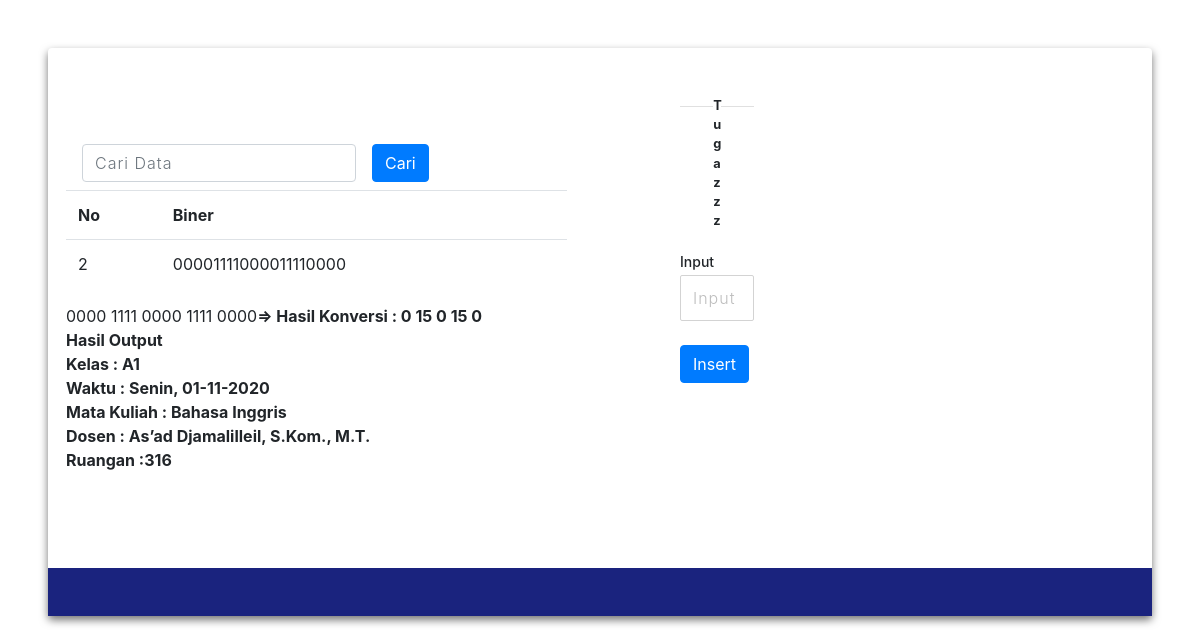
Screenshot of /hasil.php?cari=00001111000011110000 with the database file from the repository.
### tables this page shows
CREATE TABLE `tugas` (
  `no` int(11) NOT NULL,
  `hasil` varchar(20) NOT NULL
);

CREATE TABLE `kelas` (
  `id` int(11) NOT NULL,
  `kelas` varchar(10) NOT NULL
);

CREATE TABLE `waktu` (
  `id` int(11) NOT NULL,
  `waktu` varchar(50) NOT NULL
);

CREATE TABLE `matkul` (
  `id` int(11) NOT NULL,
  `matkul` varchar(20) NOT NULL
);

CREATE TABLE `dosen` (
  `id` int(11) NOT NULL,
  `dosen` varchar(50) NOT NULL
);

CREATE TABLE `ruangan` (
  `id` int(11) NOT NULL,
  `ruangan` varchar(20) NOT NULL
);

### hasil.php (the view, shortened to what this page needs)
<!DOCTYPE html>
<html lang="en">
<head>
    <link rel="stylesheet" href="style.css">
    <link rel="stylesheet" href="https://stackpath.bootstrapcdn.com/bootstrap/4.3.1/css/bootstrap.min.css">
    <link rel="stylesheet" href="https://stackpath.bootstrapcdn.com/bootstrap/4.3.1/js/bootstrap.bundle.min.js">
    <link rel="stylesheet" href="https://cdnjs.cloudflare.com/ajax/libs/font-awesome/4.7.0/css/font-awesome.min.css">
    <link rel="stylesheet" href="https://cdnjs.cloudflare.com/ajax/libs/jquery/3.2.1/jquery.min.js">
</head>
<body>
<div class="container-fluid px-1 px-md-5 px-lg-1 px-xl-5 py-5 mx-auto">
    <div class="card card0 border-0">
        <div class="row d-flex">
            <div class="col-lg-6 px-4 py-5">
                <div class="row px-4 py-5">
                <form class="form-inline">
                    <div class="form-group mx-sm-3 mb-2">
                        <input type="text" class="form-control" name="cari" placeholder="Cari Data">
                    </div>
                    <button type="submit" class="btn btn-primary mb-2">Cari</button>
                </form>
                        <table class="table ml-7">
                            <tr>
                                <th>No</th>
                                <th>Biner</th>
                            </tr>
                            <?php
                            include('konek.php');
                            if(isset($_GET['cari'])){
                                $cari = $_GET['cari'];
                                $data = mysqli_query($koneksi, "SELECT * FROM tugas WHERE hasil LIKE '%".$cari."%'");
                            }else{
                                $data = mysqli_query($koneksi, "SELECT * FROM tugas");
                            }
                            while($d = mysqli_fetch_array($data)){
                            ?>
                            <tr>
                                <td><?php echo $d['no']; ?></td>
                                <td><?php echo $d['hasil']; ?></td>
                            </tr>
                            <?php } ?>
                        </table>
                        <?php
                        include('konek.php');
                        if(isset($_GET['cari'])){
                            $cari = $_GET['cari'];
                            $sub1 = intval(bindec(substr($cari, 0,4))) + 1;
                            $sub2 = intval(bindec(substr($cari, 4,4))) + 1;
                            $sub3 = intval(bindec(substr($cari, 8,4))) + 1;
                            $sub4 = intval(bindec(substr($cari, 12,4))) + 1;
                            $sub5 = intval(bindec(substr($cari, 16,4))) + 1;
                            echo "
                            ".substr($cari, 0,4)."
                            ".substr($cari, 4,4)."
                            ".substr($cari, 8,4)."
                            ".substr($cari, 12,4)."
                            ".substr($cari, 16,4)."";
                            echo "<b>  => Hasil Konversi :
                            ".bindec(substr($cari, 0,4))."
                            ".bindec(substr($cari, 4,4))."
                            ".bindec(substr($cari, 8,4))."
                            ".bindec(substr($cari, 12,4))."
                            ".bindec(substr($cari, 16,4))."
                            </b>";
                            $kelas = mysqli_query($koneksi, "SELECT * FROM kelas WHERE id = $sub3");
                            $matkul = mysqli_query($koneksi, "SELECT * FROM matkul WHERE id = $sub1");
                            $dosen = mysqli_query($koneksi, "SELECT * FROM dosen WHERE id = $sub2");
                            $ruangan = mysqli_query($koneksi, "SELECT * FROM ruangan WHERE id = $sub4");
                            $waktu = mysqli_query($koneksi, "SELECT * FROM waktu WHERE id = $sub5");
                            echo "<b>Hasil Output <br>";
                            while($d = mysqli_fetch_array($kelas)){
                                echo "Kelas : ". $d['kelas'];
                            }
                            while($d = mysqli_fetch_array($waktu)){
                                echo "<br>Waktu : ". $d['waktu'];
                            }
                            while($d = mysqli_fetch_array($matkul)){
                                echo "<br>Mata Kuliah : ". $d['matkul'];
                            }
                            while($d = mysqli_fetch_array($dosen)){
                                echo "<br>Dosen : ". $d['dosen'];
                            }
                            while($d = mysqli_fetch_array($ruangan)){
                                echo "<br>Ruangan :". $d['ruangan'];
                            }
                        }
                    ?>
                </div>
            </div>
            <div class="col-lg-6">
                <div class="card2 card border-0 px-4 py-5">
                    <div class="row px-3 mb-4">
                        <div class="line"></div> <small class="or text-center">Tugazzz</small>
                        <div class="line"></div>
                    </div>
                    <form action="insert.php" method="post">
                    <div class="row px-3"> <label class="mb-1">
                            <h6 class="mb-0 text-sm">Input</h6>
                        </label> <input class="mb-4" type="text" name="hasil" placeholder="Input Biner" required>
                    </div>
                    <div class="row mb-3 px-3"> <button type="submit" class="btn btn-primary">Insert</button>
                    </div>
                    </form>
                </div>
            </div>
        </div>
        <div class="bg-blue py-4">
        </div>
    </div>
</div>
</body>
</html>

### style.css (style rules this page uses)
body { color: #000; overflow-x: hidden; height: 100%; background-color: #B0BEC5; background-repeat: no-repeat }
.card0 { box-shadow: 0px 4px 8px 0px #757575; border-radius: 0px }
.card2 { margin: 0px 40px }
.line { height: 1px; width: 45%; background-color: #E0E0E0; margin-top: 10px }
.or { width: 10%; font-weight: bold }
.text-sm { font-size: 14px !important }
::placeholder { color: #BDBDBD; opacity: 1; font-weight: 300 }
input, textarea { padding: 10px 12px 10px 12px; border: 1px solid lightgrey; border-radius: 2px; margin-bottom: 5px; margin-top: 2px; width: 100%; box-sizing: border-box; color: #2C3E50; font-size: 14px; letter-spacing: 1px }
.bg-blue { color: #fff; background-color: #1A237E }

### rows the page displays
tugas: no "2", hasil "00001111000011110000"
kelas: kelas "A1"
waktu: waktu "Senin, 01-11-2020"
matkul: matkul "Bahasa Inggris"
dosen: dosen "As’ad Djamalilleil, S.Kom., M.T."
ruangan: ruangan "316"

### other values shown
substr($cari, 0,4) "0000"
substr($cari, 4,4) "1111"
substr($cari, 8,4) "0000"
substr($cari, 12,4) "1111"
substr($cari, 16,4) "0000"
bindec(substr($cari, 0,4)) "0"
bindec(substr($cari, 4,4)) "15"
bindec(substr($cari, 8,4)) "0"
bindec(substr($cari, 12,4)) "15"
bindec(substr($cari, 16,4)) "0"
